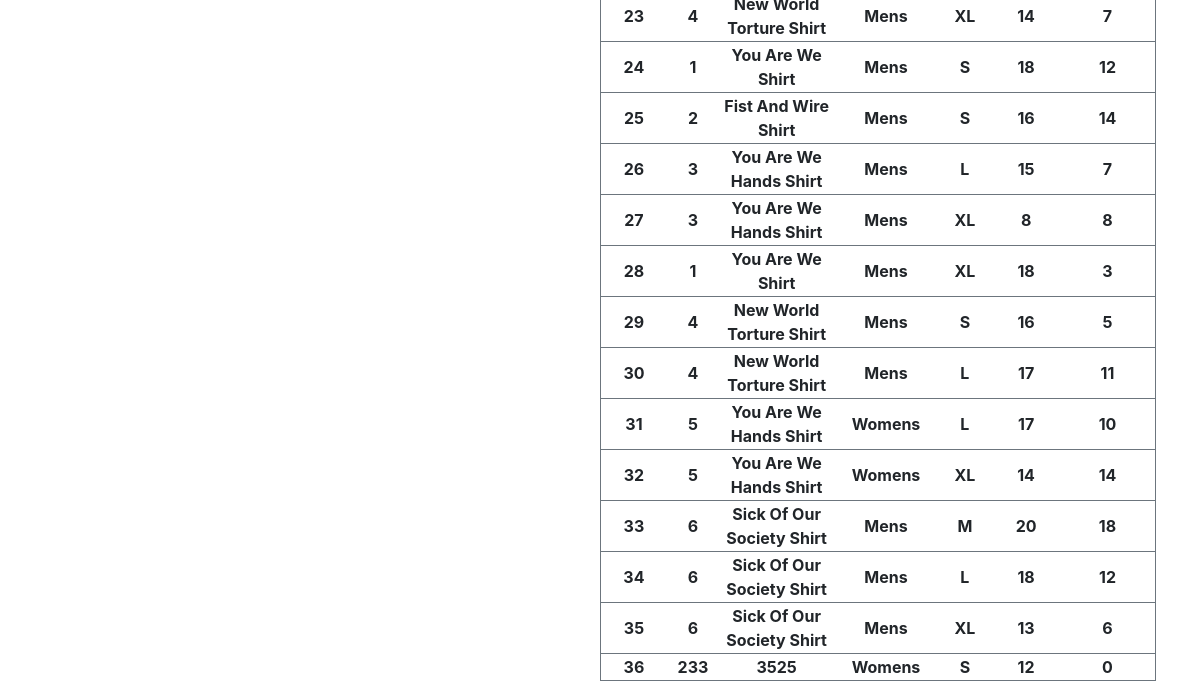
The page /admin/stock (signed in, lower part) on the database as committed earlier.
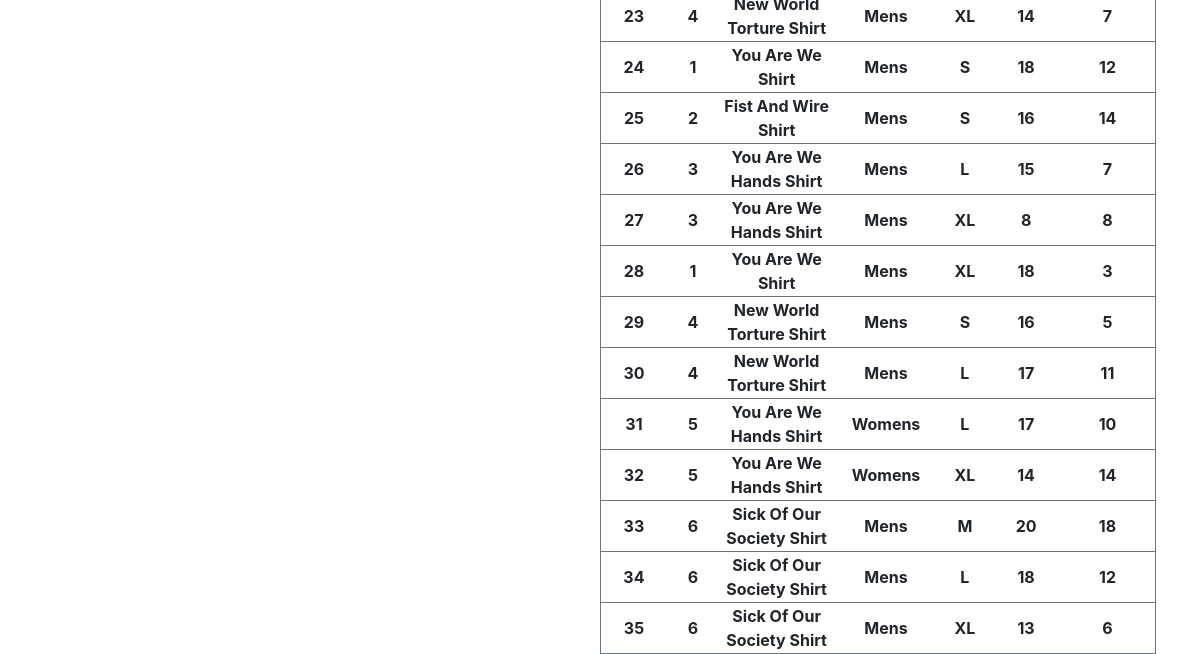
The same page on the database as committed later.
### app/models.py (models this page shows)
class stock(db.Model):
    id = db.Column(db.Integer, primary_key=True)
    itemid = db.Column(db.Integer, db.ForeignKey("store.id"))
    size = db.Column(db.String(40))
    stock = db.Column(db.Integer)
    colour = db.Column(db.String(40))
    bought = db.Column(db.Integer)

class Store(db.Model):
    id = db.Column(db.Integer, primary_key=True)
    name = db.Column(db.String(40))
    image = db.Column(db.String(40))
    cat = db.Column(db.String(40))
    price = db.Column(db.Float)
    sale = db.Column(db.Integer)
    back_image = db.Column(db.String)
    cost = db.Column(db.Float)

### app/routes.py (the view)
@app.route("/admin/stock", methods=["GET", "POST"])
def stock_page():                                            # Admin Stock Page
    if current_user.is_anonymous:                            # Parameters: None
        return redirect(404)                                 # Returns: stock.html page and passes in the sock, store and user database with the
    else:                                                    # topup form
        for i in User.query.all():                           # Purpose: To show the admin all of the stock and be ble to top up stock
            if current_user.id == i.id:
                if i.accesslevel >= 2:
                    form = topup_form()
                    if form.validate_on_submit():
                        for j in stock.query.all():
                            if str(form.item.data) == str(j.id):
                                j.stock = j.stock + int(form.amount.data)
                                db.session.commit()
                                flash("Stock Updated")
                    return render_template("user/admin/stock.html", title="Admin-", stock=stock.query.all(), store=Store.query.all(), form=form,
                                           users=User.query.all())
                else:
                    return redirect(404)

### app/models.py (called while the page is built)
@login.user_loader
def load_user(the_id):
    return User.query.get(int(the_id))

### app/templates/user/admin/stock.html (shortened to what this page needs)
{% extends"user/admin/admin_layout.html" %}
{% block body %}
    <div class="text-center" style="float: left;width: 50%; overflow: auto">
    <table id="tblProduct" style="width: 95%">
{% for i in stock %}
    {% for j in store %}
        {% if j.id == i.itemid %}
    <tr style="border: solid 1px #6c757d">
        <th>{{ i.id }}</th>
        <th>{{ i.itemid }}</th>
        <th>{{ j.name }}</th>
        <th>{{ j.cat }}</th>
        <th>{{ i.size }}</th>
        <th>{{ i.stock }}</th>
        <th>{{ i.bought }}</th>
    </tr>
        {% endif %}
        {% endfor %}
    {% endfor %}
    </table>
    </div>
{% endblock %}

### app/templates/user/admin/admin_layout.html (shortened to what this page needs)
<!DOCTYPE html>
<html lang="en">
<head>
    <link rel="stylesheet" href="{{ url_for("static", filename="style.css") }}" type="text/css">
</head>
<body>
<div class="container">
    {% block body %}{% endblock %}
</div>
</body>
</html>

Rows that differ between the two databases and show on the page:
removed stock: id "36", itemid "233", size "S", stock "12", bought "0"
removed Store: name "3525", cat "Womens"
